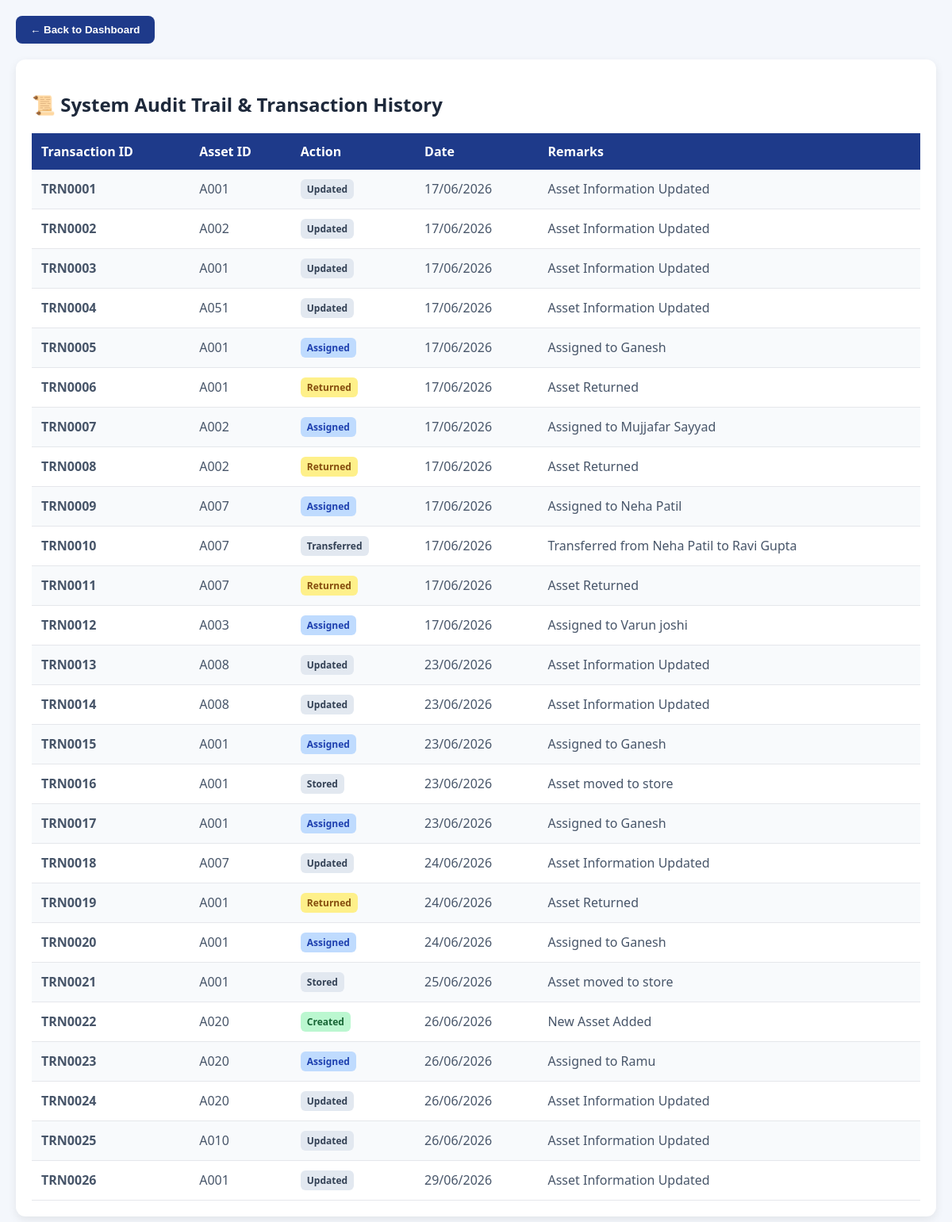
The app's page /transactions (signed in) with its own data.
### app.py (models this page shows)
class TransactionModel(db.Model):
    __tablename__ = 'transactions'
    transaction_id = db.Column(db.String(100), primary_key=True)
    asset_id = db.Column(db.String(100), nullable=False)
    action = db.Column(db.String(100))
    date = db.Column(db.String(50))
    remarks = db.Column(db.String(255))

### app.py (the view)
@app.route("/transactions")
@login_required
@role_required(['Admin', 'Technician'])
def transactions():
    logs = TransactionModel.query.all()
    transactions_list = [{
        "Transaction ID": l.transaction_id, "Asset ID": l.asset_id,
        "Action": l.action, "Date": l.date, "Remarks": l.remarks
    } for l in logs]
    return render_template("transactions.html", transactions=transactions_list)

### app.py (called while the page is built)
@login_manager.user_loader
def load_user(username):
    return UserModel.query.get(str(username))

def role_required(allowed_roles):
    def decorator(f):
        @wraps(f)
        def decorated_function(*args, **kwargs):
            if not current_user.is_authenticated or getattr(current_user, 'role', None) not in allowed_roles:
                abort(403)
            return f(*args, **kwargs)
        return decorated_function
    return decorator

### templates/transactions.html (shortened to what this page needs)
<!DOCTYPE html>
<html>
<head>
</head>
<body>
<div class="nav-back">
    <button onclick="window.location.href='/assets'">← Back to Dashboard</button>
</div>
<div class="table-container">
    <h2>📜 System Audit Trail & Transaction History</h2>
    <table>
        <tr>
            <th>Transaction ID</th>
            <th>Asset ID</th>
            <th>Action</th>
            <th>Date</th>
            <th>Remarks</th>
        </tr>
        {% for row in transactions %}
        <tr>
            <td><strong>{{ row['Transaction ID'] }}</strong></td>
            <td>{{ row['Asset ID'] }}</td>
            <td>
                {% if row['Action'] == 'Created' %}
                    <span class="badge badge-created">Created</span>
                {% elif row['Action'] == 'Assigned' %}
                    <span class="badge badge-assigned">Assigned</span>
                {% elif row['Action'] == 'Returned' %}
                    <span class="badge badge-returned">Returned</span>
                {% elif row['Action'] == 'Deleted' %}
                    <span class="badge badge-deleted">Deleted</span>
                {% elif 'Ticket' in row['Action'] %}
                    <span class="badge badge-ticket">{{ row['Action'] }}</span>
                {% else %}
                    <span class="badge badge-updated">{{ row['Action'] }}</span>
                {% endif %}
            </td>
            <td>{{ row['Date'] }}</td>
            <td>{{ row['Remarks'] if row['Remarks'] and row['Remarks']|string != 'nan' else '-' }}</td>
        </tr>
        {% endfor %}
    </table>
</div>
</body>
</html>

### templates/transactions.html (style rules this page uses)
body { font-family:'Segoe UI', sans-serif; background:#f4f7fc; margin:20px; color:#333; }
h2 { color:#1e293b; margin-bottom:20px; }
.nav-back { margin-bottom: 20px; }
.nav-back button { background: #1e3a8a; color: white; border: none; padding: 10px 18px; border-radius: 8px; cursor: pointer; font-weight: 600; }
.table-container { background: white; padding: 20px; border-radius: 12px; box-shadow: 0 4px 12px rgba(0,0,0,0.08); overflow-x: auto; }
table { width:100%; border-collapse:collapse; background:white; }
th { background:#1e3a8a; color:white; padding:12px; font-weight: 600; text-align: left; }
td { padding:12px; border-bottom:1px solid #e5e7eb; color: #475569; }
tr:nth-child(even) { background:#f8fafc; }
.badge { display: inline-block; padding: 4px 8px; border-radius: 6px; font-size: 12px; font-weight: 600; text-align: center; }
.badge-created { background: #bbf7d0; color: #166534; }
.badge-assigned { background: #bfdbfe; color: #1e40af; }
.badge-returned { background: #fef08a; color: #854d0e; }
.badge-updated { background: #e2e8f0; color: #334155; }

### records on screen
TransactionModel: transaction_id "TRN0001", asset "A001", Action "Updated", Date "17/06/2026", remarks "Asset Information Updated"
TransactionModel: transaction_id "TRN0002", asset "A002", Action "Updated", Date "17/06/2026", remarks "Asset Information Updated"
TransactionModel: transaction_id "TRN0003", asset "A001", Action "Updated", Date "17/06/2026", remarks "Asset Information Updated"
TransactionModel: transaction_id "TRN0004", asset "A051", Action "Updated", Date "17/06/2026", remarks "Asset Information Updated"
TransactionModel: transaction_id "TRN0005", asset "A001", action "Assigned", Date "17/06/2026", remarks "Assigned to Ganesh"
TransactionModel: transaction_id "TRN0006", asset "A001", action "Returned", Date "17/06/2026", remarks "Asset Returned"
TransactionModel: transaction_id "TRN0007", asset "A002", action "Assigned", Date "17/06/2026", remarks "Assigned to Mujjafar Sayyad"
TransactionModel: transaction_id "TRN0008", asset "A002", action "Returned", Date "17/06/2026", remarks "Asset Returned"
TransactionModel: transaction_id "TRN0009", asset "A007", action "Assigned", Date "17/06/2026", remarks "Assigned to Neha Patil"
TransactionModel: transaction_id "TRN0010", asset "A007", Action "Transferred", Date "17/06/2026", remarks "Transferred from Neha Patil to Ravi Gupta"
TransactionModel: transaction_id "TRN0011", asset "A007", action "Returned", Date "17/06/2026", remarks "Asset Returned"
TransactionModel: transaction_id "TRN0012", asset "A003", action "Assigned", Date "17/06/2026", remarks "Assigned to Varun joshi"
TransactionModel: transaction_id "TRN0013", asset "A008", Action "Updated", Date "23/06/2026", remarks "Asset Information Updated"
TransactionModel: transaction_id "TRN0014", asset "A008", Action "Updated", Date "23/06/2026", remarks "Asset Information Updated"
TransactionModel: transaction_id "TRN0015", asset "A001", action "Assigned", Date "23/06/2026", remarks "Assigned to Ganesh"
TransactionModel: transaction_id "TRN0016", asset "A001", Action "Stored", Date "23/06/2026", remarks "Asset moved to store"
TransactionModel: transaction_id "TRN0017", asset "A001", action "Assigned", Date "23/06/2026", remarks "Assigned to Ganesh"
TransactionModel: transaction_id "TRN0018", asset "A007", Action "Updated", Date "24/06/2026", remarks "Asset Information Updated"
TransactionModel: transaction_id "TRN0019", asset "A001", action "Returned", Date "24/06/2026", remarks "Asset Returned"
TransactionModel: transaction_id "TRN0020", asset "A001", action "Assigned", Date "24/06/2026", remarks "Assigned to Ganesh"
TransactionModel: transaction_id "TRN0021", asset "A001", Action "Stored", Date "25/06/2026", remarks "Asset moved to store"
TransactionModel: transaction_id "TRN0022", asset "A020", action "Created", Date "26/06/2026", remarks "New Asset Added"
TransactionModel: transaction_id "TRN0023", asset "A020", action "Assigned", Date "26/06/2026", remarks "Assigned to Ramu"
TransactionModel: transaction_id "TRN0024", asset "A020", Action "Updated", Date "26/06/2026", remarks "Asset Information Updated"
TransactionModel: transaction_id "TRN0025", asset "A010", Action "Updated", Date "26/06/2026", remarks "Asset Information Updated"
TransactionModel: transaction_id "TRN0026", asset "A001", Action "Updated", Date "29/06/2026", remarks "Asset Information Updated"
